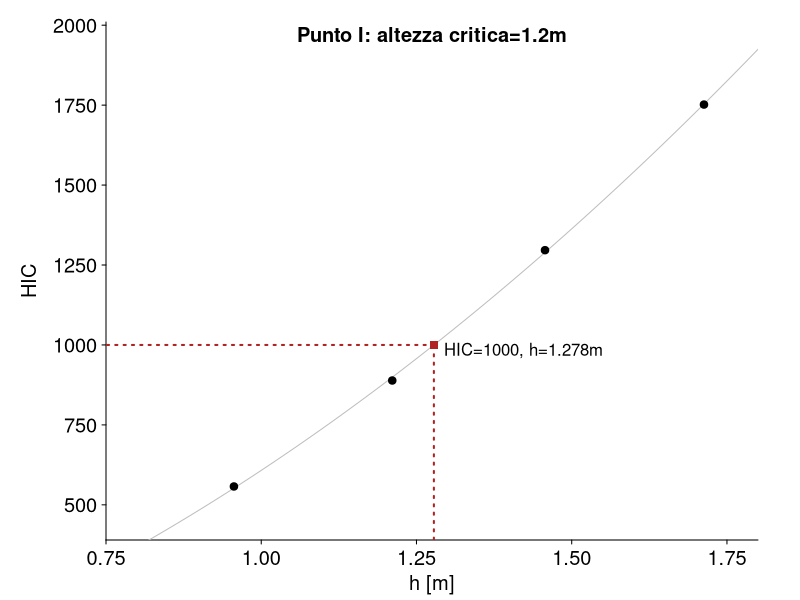

The R script that drew this image:
heights <- c(956.0, 
             1211.0,
             1457.0,
             1713.0)
HICs <- c(557.4,
          888.8,
          1296.4,
          1751.8)

point_label <- "I"

df <- data.frame(h=heights,
                 hic=HICs)

outFile <- paste("229708_Grafici/Punto_", point_label, "_Altezza_Critica.PDF",
                 sep="")

pdf(outFile,8,6)


par(mgp=c(3,0.45,0), 
    tcl=-0.2, 
    mar=c(3.0,5.3,1.1,2.1))
plot(1e-3*df$h,
     df$hic,
     pch=19,
     col="black",
     cex=1.2,
     xlim=c(0.75,1.8),
     ylim=c(450,1950),
     xlab="h [m]",
     ylab="HIC",
     xaxs = "i",
     ann=FALSE,
     axes=FALSE,
     #title=plot_title,
     type="n")

#panel.first = c(abline(h=seq(0,2500,by=250), v=seq(0,3,by=.25), col="gray", lty=3)))
#title(paste("Posizione:", as.character(lvl)))
axis(side=1, 
     at=seq(0,3,by=0.25),
     lwd=1, 
     cex.axis=1.2)
axis(side=2, 
     at=seq(0, 2500, by=250),
     lwd=1, 
     cex.axis=1.2,
     las=1)
mtext(side=1,
      text="h [m]",
      line=1.7,
      cex=1.2)
mtext(side=2,
      text="HIC",
      line=3.3,
      cex=1.2)

hs <- 1e-3*df$h
hics <- df$hic
fit_1 <- lm(hics ~ poly(hs,2,raw=T),
            weights = 0.3*hics/100.)

if (coef(fit_1)[3] < 0) {
  fit_1 <- lm(hics ~ poly(hs,1,raw=T),
              weights = 0.3*hics/100.)
}

x <- seq(.5, 
         3,
         length.out = 250)
y <- predict(fit_1,
             data.frame(hs=x))
lines(x,
      y,
      col="grey")

points(1e-3*df$h,
       df$hic,
       pch=19,
       col="black")

#ok up to here

A <- as.numeric(fit_1$coefficients[1])
B <- as.numeric(fit_1$coefficients[2])
C <- as.numeric(fit_1$coefficients[3])
#curve(A + B*x + C*(x*x), 
#      1.75, 
#      2.5,
#      add=TRUE,
#      col="red")

s1 <- Re(polyroot(c(A-1000,
                    B,
                    C))[1])


yp <- predict(fit_1,
             data.frame(hs=s1))
points(s1,
       yp,
       pch=15,
       col="firebrick")
segments(s1,0,s1,yp,
         col="firebrick",
         lty=3,
         lwd=2)
segments(0,yp,s1,yp,
         col="firebrick",
         lty=3,
         lwd=2)
xtext <- s1
ytext <- yp-20
text(xtext,
     ytext,
     pos=4,
     paste("HIC=1000, h=", round(s1,3),"m",
           sep=""))


plot_title <- paste("Punto ",
                    point_label,
                    ": altezza critica=",
                    trunc(s1*10^1)/10^1,
                    "m",
                    sep="")
title(plot_title,
      line=-1)
dev.off()



